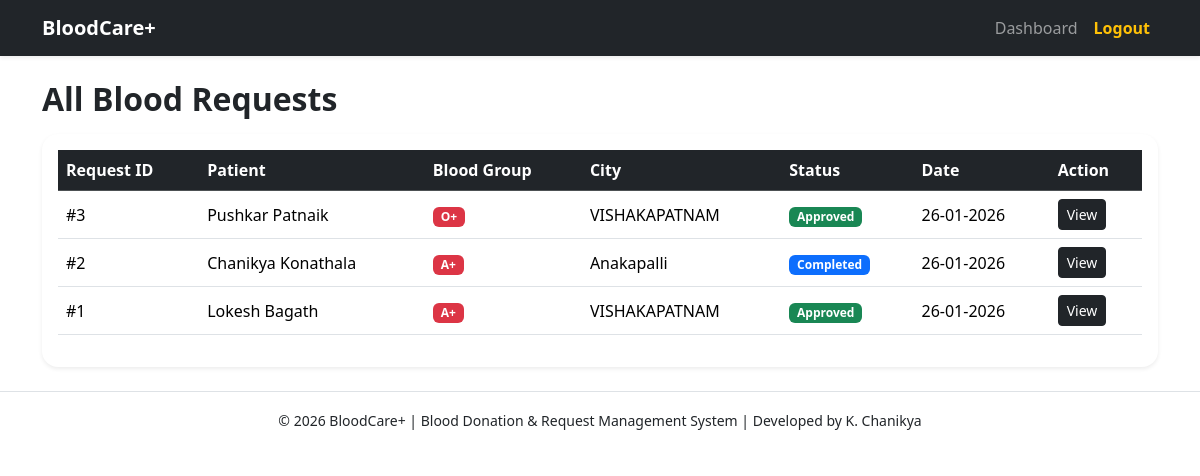
The app's page /admin/requests (signed in) with its own data.
### models.py (models this page shows)
class BloodRequest(db.Model):
    __tablename__ = "blood_requests"
    request_id = db.Column(db.Integer, primary_key=True)
    requester_user_id = db.Column(db.Integer, db.ForeignKey("users.id"), nullable=False)
    patient_name = db.Column(db.String(120), nullable=False)
    contact_number = db.Column(db.String(20), nullable=False)
    blood_group_needed = db.Column(db.String(10), nullable=False)
    city = db.Column(db.String(100), nullable=False)
    pincode = db.Column(db.String(10), nullable=False)
    status = db.Column(db.String(20), default="Pending")
    requested_at = db.Column(db.DateTime, default=datetime.utcnow)
    requester = db.relationship("User", backref="requests")

### app.py (the view)
@app.route("/admin/requests")
@login_required
def admin_requests():
    if current_user.role != "admin":
        flash("Access denied!", "danger")
        return redirect(url_for("dashboard"))
    requests_list = BloodRequest.query.order_by(BloodRequest.requested_at.desc()).all()
    return render_template("admin/admin_requests.html", requests_list=requests_list)

### app.py (called while the page is built)
@login_manager.user_loader
def load_user(user_id):
    return User.query.get(int(user_id))

### templates/admin/admin_requests.html (shortened to what this page needs)
{% extends "base.html" %}
{% block content %}
<h2 class="fw-bold mb-3">All Blood Requests</h2>
<div class="card shadow-sm border-0 rounded-4">
  <div class="card-body">
    <table class="table table-hover align-middle">
      <thead class="table-dark">
        <tr>
          <th>Request ID</th>
          <th>Patient</th>
          <th>Blood Group</th>
          <th>City</th>
          <th>Status</th>
          <th>Date</th>
          <th>Action</th>
        </tr>
      </thead>
      <tbody>
        {% for r in requests_list %}
        <tr>
          <td>#{{ r.request_id }}</td>
          <td>{{ r.patient_name }}</td>
          <td><span class="badge bg-danger">{{ r.blood_group_needed }}</span></td>
          <td>{{ r.city }}</td>
          <td>
            {% if r.status == "Pending" %}
              <span class="badge bg-warning text-dark">Pending</span>
            {% elif r.status == "Approved" %}
              <span class="badge bg-success">Approved</span>
            {% elif r.status == "Waiting" %}
              <span class="badge bg-secondary">Waiting</span>
            {% else %}
              <span class="badge bg-primary">{{ r.status }}</span>
            {% endif %}
          </td>
          <td>{{ r.requested_at.strftime("%d-%m-%Y") }}</td>
          <td>
            <a href="{{ url_for('admin_request_details', request_id=r.request_id) }}"
               class="btn btn-sm btn-dark">
              View
            </a>
          </td>
        </tr>
        {% endfor %}
      </tbody>
    </table>
  </div>
</div>
{% endblock %}

### static/css/style.css (style rules this page uses)
body { font-family: "Segoe UI", sans-serif; }

### records on screen
BloodRequest: request_id "3", patient_name "Pushkar Patnaik", blood_group_needed "O+", city "VISHAKAPATNAM", status "Approved", requested_at "26-01-2026"
BloodRequest: request_id "2", patient_name "Chanikya Konathala", blood_group_needed "A+", city "Anakapalli", status "Completed", requested_at "26-01-2026"
BloodRequest: request_id "1", patient_name "Lokesh Bagath", blood_group_needed "A+", city "VISHAKAPATNAM", status "Approved", requested_at "26-01-2026"
